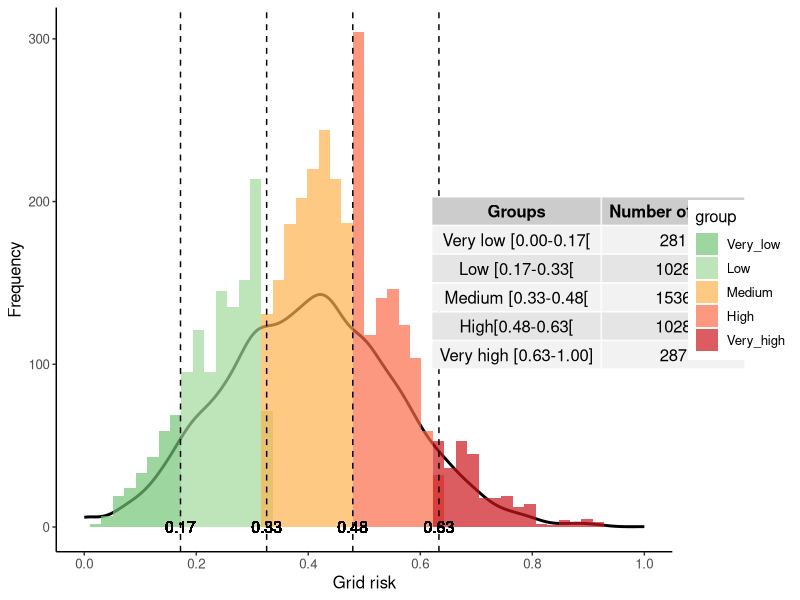

Write R code to recreate this figure. (Note: this script raises an error after producing the figure.)
# ########################################
# AVAILABLE 25/02/2021
# App-based symptom tracking to optimize SARS-CoV-2 testing strategy using machine learning
# ########################################



# Libraries ---------------------------------------------------------------
library(tidyverse)
library(data.table)
library(gridExtra)

# --------------------------------------------------
# GRID ANALYSIS

analise_grids2 <- read_delim("Output/Main/analise_grid.csv", 
                             ";", escape_double = FALSE, trim_ws = TRUE)
analise_grids2 <- filter(analise_grids2, total_users>=10)

# Summary:
# Very low <-1.5
# Low between -1.5 e -0.5
# Medium between -0.5 e 0.5
# Hight between 0.5 e 1.5
# Very High > 1.5

summary(analise_grids2)

very_low <- mean(analise_grids2$total_risco) - 1.5*sd(analise_grids2$total_risco)
low <- mean(analise_grids2$total_risco) - 0.5*sd(analise_grids2$total_risco)
medium <- mean(analise_grids2$total_risco)
high <- mean(analise_grids2$total_risco) + 0.5*sd(analise_grids2$total_risco)
very_high <- mean(analise_grids2$total_risco) + 1.5*sd(analise_grids2$total_risco)

cut_off <- cbind(very_low, low, medium, high, very_high)
rownames(cut_off) <- c("Group")
cut_off <- t(cut_off)
cut_off

very_low_risk <- filter(analise_grids2, total_risco<very_low)
low_risk <- filter(analise_grids2, total_risco>=very_low & total_risco<low)
medium_risk <- filter(analise_grids2, total_risco>=low & total_risco<high)
high_risk <- filter(analise_grids2, total_risco>=high & total_risco<very_high)
very_high_risk <- filter(analise_grids2, total_risco>=very_high)

very_low_risk <- nrow(very_low_risk)
low_risk <- nrow(low_risk)
medium_risk <- nrow(medium_risk)
high_risk <- nrow(high_risk)
very_high_risk <- nrow(very_high_risk)
count_groups <- cbind(very_low_risk, low_risk, medium_risk,
                      high_risk, very_high_risk)
count_groups <- t(count_groups)
colnames(count_groups) <- c("Number of grids")

Groups <- c("Very low [0.00-0.17[", "Low [0.17-0.33[","Medium [0.33-0.48[","High[0.48-0.63[", "Very high [0.63-1.00]")
table <- cbind(Groups, count_groups)

group <- NULL
analise_grids2$group[analise_grids2$total_risco<very_low] <- "Very_low"
analise_grids2$group[analise_grids2$total_risco>=very_low & analise_grids2$total_risco<low] <- "Low"
analise_grids2$group[analise_grids2$total_risco>=low & analise_grids2$total_risco<high] <- "Medium"
analise_grids2$group[analise_grids2$total_risco>=high & analise_grids2$total_risco<very_high] <- "High"
analise_grids2$group[analise_grids2$total_risco>=very_high] <- "Very_high"
analise_grids2$group <- as.factor(analise_grids2$group)

cut_off <- data.table(cut_off)
Risk_Group <- c("Very low", "Low", "Medium", "High", "Very high")
Risk <- cbind(Risk_Group, cut_off)
Risk <- Risk[c(1,2,4,5)]
analise_grids2$group <- factor(analise_grids2$group, levels = c("Very_low", "Low", "Medium","High","Very_high"))

ggplot(analise_grids2, aes(x=total_risco, fill=group)) +
    scale_x_continuous(limits=c(0,1), breaks=c(0,0.2,0.4,0.6,0.8,1)) +
    geom_density(alpha=.5, aes(y = ..density..*(2400*0.023)),
                 size=1, fill="white")+
    geom_histogram(aes(y = ..count..),bins=50,
                   position="identity", alpha=0.7) +
    # scale_fill_manual(values=c("#fee5d9", "#fcae91", "#fb6a4a", "#de2d26", "#a50f15"))+
    scale_fill_manual(values=c("#74C476", "#A1D99B", "#FEB24C", "#FB6A4A", "#CB181D"))+
    # scale_fill_grey(start = 0.8, end = 0.2)+
    theme_classic() +
    ylab("Frequency")+
    xlab("Grid risk")+
    geom_vline(data=Risk, aes(xintercept=Group),
               linetype="dashed", show.legend = F) +
    geom_text(aes(x = cut_off[[1,1]], y = 0, label = 0.17), size=4)+
    geom_text(aes(x = cut_off[[2,1]], y = 0, label = 0.33), size=4)+
    geom_text(aes(x = cut_off[[4,1]], y = 0, label = 0.48), size=4)+
    geom_text(aes(x = cut_off[[5,1]], y = 0, label = 0.63), size=4)+
    annotation_custom(tableGrob(table, rows=NULL), xmin=0.8, xmax=1, ymin=100, ymax=200)+
    theme(text = element_text(size=12)) + 
    ggsave("Output/Supplementary/figure_grid_risk.tiff", width = 12, height = 6)

summarize(group_by(analise_grids2, group), mean(total_users))

